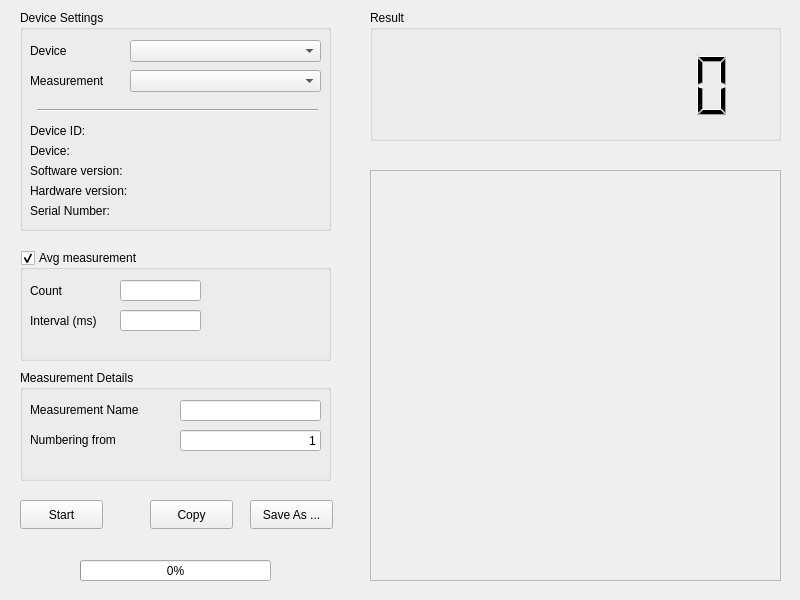
<?xml version="1.0" encoding="UTF-8"?>
<ui version="4.0">
 <class>Widget</class>
 <widget class="QWidget" name="Widget">
  <property name="geometry">
   <rect>
    <x>0</x>
    <y>0</y>
    <width>800</width>
    <height>600</height>
   </rect>
  </property>
  <property name="windowTitle">
   <string>Widget</string>
  </property>
  <widget class="QProgressBar" name="progressBar">
   <property name="enabled">
    <bool>true</bool>
   </property>
   <property name="geometry">
    <rect>
     <x>80</x>
     <y>560</y>
     <width>191</width>
     <height>21</height>
    </rect>
   </property>
   <property name="value">
    <number>0</number>
   </property>
  </widget>
  <widget class="QGroupBox" name="groupBox">
   <property name="geometry">
    <rect>
     <x>20</x>
     <y>10</y>
     <width>311</width>
     <height>221</height>
    </rect>
   </property>
   <property name="title">
    <string>Device Settings</string>
   </property>
   <widget class="QComboBox" name="DeviceMenu">
    <property name="geometry">
     <rect>
      <x>110</x>
      <y>30</y>
      <width>191</width>
      <height>22</height>
     </rect>
    </property>
   </widget>
   <widget class="QLabel" name="DeviceLabel">
    <property name="geometry">
     <rect>
      <x>10</x>
      <y>30</y>
      <width>51</width>
      <height>21</height>
     </rect>
    </property>
    <property name="text">
     <string>Device</string>
    </property>
   </widget>
   <widget class="QLabel" name="SNLabel">
    <property name="geometry">
     <rect>
      <x>10</x>
      <y>190</y>
      <width>121</width>
      <height>21</height>
     </rect>
    </property>
    <property name="text">
     <string>Serial Number:</string>
    </property>
   </widget>
   <widget class="QLabel" name="SNText">
    <property name="geometry">
     <rect>
      <x>150</x>
      <y>190</y>
      <width>151</width>
      <height>21</height>
     </rect>
    </property>
    <property name="text">
     <string/>
    </property>
   </widget>
   <widget class="QLabel" name="MeastypeLabel">
    <property name="geometry">
     <rect>
      <x>10</x>
      <y>60</y>
      <width>91</width>
      <height>21</height>
     </rect>
    </property>
    <property name="text">
     <string>Measurement</string>
    </property>
   </widget>
   <widget class="QComboBox" name="MeastypeMenu">
    <property name="geometry">
     <rect>
      <x>110</x>
      <y>60</y>
      <width>191</width>
      <height>22</height>
     </rect>
    </property>
   </widget>
   <widget class="QLabel" name="DeviceIdLabel">
    <property name="geometry">
     <rect>
      <x>10</x>
      <y>110</y>
      <width>121</width>
      <height>21</height>
     </rect>
    </property>
    <property name="text">
     <string>Device ID:</string>
    </property>
   </widget>
   <widget class="QLabel" name="DeviceIdText">
    <property name="geometry">
     <rect>
      <x>150</x>
      <y>110</y>
      <width>151</width>
      <height>21</height>
     </rect>
    </property>
    <property name="text">
     <string/>
    </property>
   </widget>
   <widget class="QLabel" name="DeviceLabel_2">
    <property name="geometry">
     <rect>
      <x>10</x>
      <y>130</y>
      <width>121</width>
      <height>21</height>
     </rect>
    </property>
    <property name="text">
     <string>Device:</string>
    </property>
   </widget>
   <widget class="QLabel" name="DeviceText">
    <property name="geometry">
     <rect>
      <x>150</x>
      <y>130</y>
      <width>151</width>
      <height>21</height>
     </rect>
    </property>
    <property name="text">
     <string/>
    </property>
   </widget>
   <widget class="QLabel" name="SoftwareLabel">
    <property name="geometry">
     <rect>
      <x>10</x>
      <y>150</y>
      <width>121</width>
      <height>21</height>
     </rect>
    </property>
    <property name="text">
     <string>Software version:</string>
    </property>
   </widget>
   <widget class="QLabel" name="SoftwareText">
    <property name="geometry">
     <rect>
      <x>150</x>
      <y>150</y>
      <width>151</width>
      <height>21</height>
     </rect>
    </property>
    <property name="text">
     <string/>
    </property>
   </widget>
   <widget class="QLabel" name="HardwareLabel">
    <property name="geometry">
     <rect>
      <x>10</x>
      <y>170</y>
      <width>131</width>
      <height>21</height>
     </rect>
    </property>
    <property name="text">
     <string>Hardware version:</string>
    </property>
   </widget>
   <widget class="QLabel" name="HardwareText">
    <property name="geometry">
     <rect>
      <x>150</x>
      <y>170</y>
      <width>151</width>
      <height>21</height>
     </rect>
    </property>
    <property name="text">
     <string/>
    </property>
   </widget>
   <widget class="Line" name="line">
    <property name="geometry">
     <rect>
      <x>17</x>
      <y>90</y>
      <width>281</width>
      <height>20</height>
     </rect>
    </property>
    <property name="orientation">
     <enum>Qt::Orientation::Horizontal</enum>
    </property>
   </widget>
  </widget>
  <widget class="QGroupBox" name="AvgBox">
   <property name="enabled">
    <bool>true</bool>
   </property>
   <property name="geometry">
    <rect>
     <x>20</x>
     <y>250</y>
     <width>311</width>
     <height>111</height>
    </rect>
   </property>
   <property name="title">
    <string>Avg measurement</string>
   </property>
   <property name="checkable">
    <bool>true</bool>
   </property>
   <widget class="QLineEdit" name="AvgEdit">
    <property name="geometry">
     <rect>
      <x>100</x>
      <y>30</y>
      <width>81</width>
      <height>21</height>
     </rect>
    </property>
    <property name="alignment">
     <set>Qt::AlignmentFlag::AlignRight|Qt::AlignmentFlag::AlignTrailing|Qt::AlignmentFlag::AlignVCenter</set>
    </property>
   </widget>
   <widget class="QLabel" name="AvgLabel">
    <property name="geometry">
     <rect>
      <x>10</x>
      <y>30</y>
      <width>91</width>
      <height>21</height>
     </rect>
    </property>
    <property name="text">
     <string>Count</string>
    </property>
   </widget>
   <widget class="QLineEdit" name="IntervalEdit">
    <property name="geometry">
     <rect>
      <x>100</x>
      <y>60</y>
      <width>81</width>
      <height>21</height>
     </rect>
    </property>
    <property name="text">
     <string/>
    </property>
    <property name="alignment">
     <set>Qt::AlignmentFlag::AlignRight|Qt::AlignmentFlag::AlignTrailing|Qt::AlignmentFlag::AlignVCenter</set>
    </property>
   </widget>
   <widget class="QLabel" name="IntervalLabel">
    <property name="geometry">
     <rect>
      <x>10</x>
      <y>60</y>
      <width>91</width>
      <height>21</height>
     </rect>
    </property>
    <property name="text">
     <string>Interval (ms)</string>
    </property>
   </widget>
  </widget>
  <widget class="QGroupBox" name="ResultBox">
   <property name="geometry">
    <rect>
     <x>370</x>
     <y>10</y>
     <width>411</width>
     <height>131</height>
    </rect>
   </property>
   <property name="autoFillBackground">
    <bool>false</bool>
   </property>
   <property name="title">
    <string>Result</string>
   </property>
   <widget class="QLCDNumber" name="lcdNumber">
    <property name="enabled">
     <bool>true</bool>
    </property>
    <property name="geometry">
     <rect>
      <x>10</x>
      <y>40</y>
      <width>391</width>
      <height>71</height>
     </rect>
    </property>
    <property name="autoFillBackground">
     <bool>false</bool>
    </property>
    <property name="lineWidth">
     <number>-4</number>
    </property>
    <property name="smallDecimalPoint">
     <bool>false</bool>
    </property>
    <property name="digitCount">
     <number>9</number>
    </property>
    <property name="segmentStyle">
     <enum>QLCDNumber::SegmentStyle::Filled</enum>
    </property>
    <property name="value" stdset="0">
     <double>0.000000000000000</double>
    </property>
    <property name="intValue" stdset="0">
     <number>0</number>
    </property>
   </widget>
  </widget>
  <widget class="QPushButton" name="CopyButton">
   <property name="geometry">
    <rect>
     <x>150</x>
     <y>500</y>
     <width>83</width>
     <height>29</height>
    </rect>
   </property>
   <property name="text">
    <string>Copy</string>
   </property>
  </widget>
  <widget class="QPushButton" name="SaveButton">
   <property name="geometry">
    <rect>
     <x>250</x>
     <y>500</y>
     <width>83</width>
     <height>29</height>
    </rect>
   </property>
   <property name="text">
    <string>Save As ...</string>
   </property>
  </widget>
  <widget class="QGroupBox" name="DetailsBox">
   <property name="geometry">
    <rect>
     <x>20</x>
     <y>370</y>
     <width>311</width>
     <height>111</height>
    </rect>
   </property>
   <property name="title">
    <string>Measurement Details</string>
   </property>
   <widget class="QLabel" name="MeasNameLabel">
    <property name="geometry">
     <rect>
      <x>10</x>
      <y>30</y>
      <width>141</width>
      <height>20</height>
     </rect>
    </property>
    <property name="text">
     <string>Measurement Name</string>
    </property>
   </widget>
   <widget class="QLineEdit" name="MeasNameEdit">
    <property name="geometry">
     <rect>
      <x>160</x>
      <y>30</y>
      <width>141</width>
      <height>21</height>
     </rect>
    </property>
    <property name="alignment">
     <set>Qt::AlignmentFlag::AlignRight|Qt::AlignmentFlag::AlignTrailing|Qt::AlignmentFlag::AlignVCenter</set>
    </property>
   </widget>
   <widget class="QLabel" name="StartsFromLabel">
    <property name="geometry">
     <rect>
      <x>10</x>
      <y>60</y>
      <width>141</width>
      <height>20</height>
     </rect>
    </property>
    <property name="text">
     <string>Numbering from</string>
    </property>
   </widget>
   <widget class="QLineEdit" name="StartsFromEdit">
    <property name="geometry">
     <rect>
      <x>160</x>
      <y>60</y>
      <width>141</width>
      <height>21</height>
     </rect>
    </property>
    <property name="text">
     <string>1</string>
    </property>
    <property name="frame">
     <bool>true</bool>
    </property>
    <property name="alignment">
     <set>Qt::AlignmentFlag::AlignRight|Qt::AlignmentFlag::AlignTrailing|Qt::AlignmentFlag::AlignVCenter</set>
    </property>
   </widget>
  </widget>
  <widget class="QPushButton" name="StartButton">
   <property name="geometry">
    <rect>
     <x>20</x>
     <y>500</y>
     <width>83</width>
     <height>29</height>
    </rect>
   </property>
   <property name="text">
    <string>Start</string>
   </property>
  </widget>
  <widget class="QTextEdit" name="statusView">
   <property name="enabled">
    <bool>false</bool>
   </property>
   <property name="geometry">
    <rect>
     <x>370</x>
     <y>170</y>
     <width>411</width>
     <height>411</height>
    </rect>
   </property>
  </widget>
 </widget>
 <resources/>
 <connections/>
</ui>
